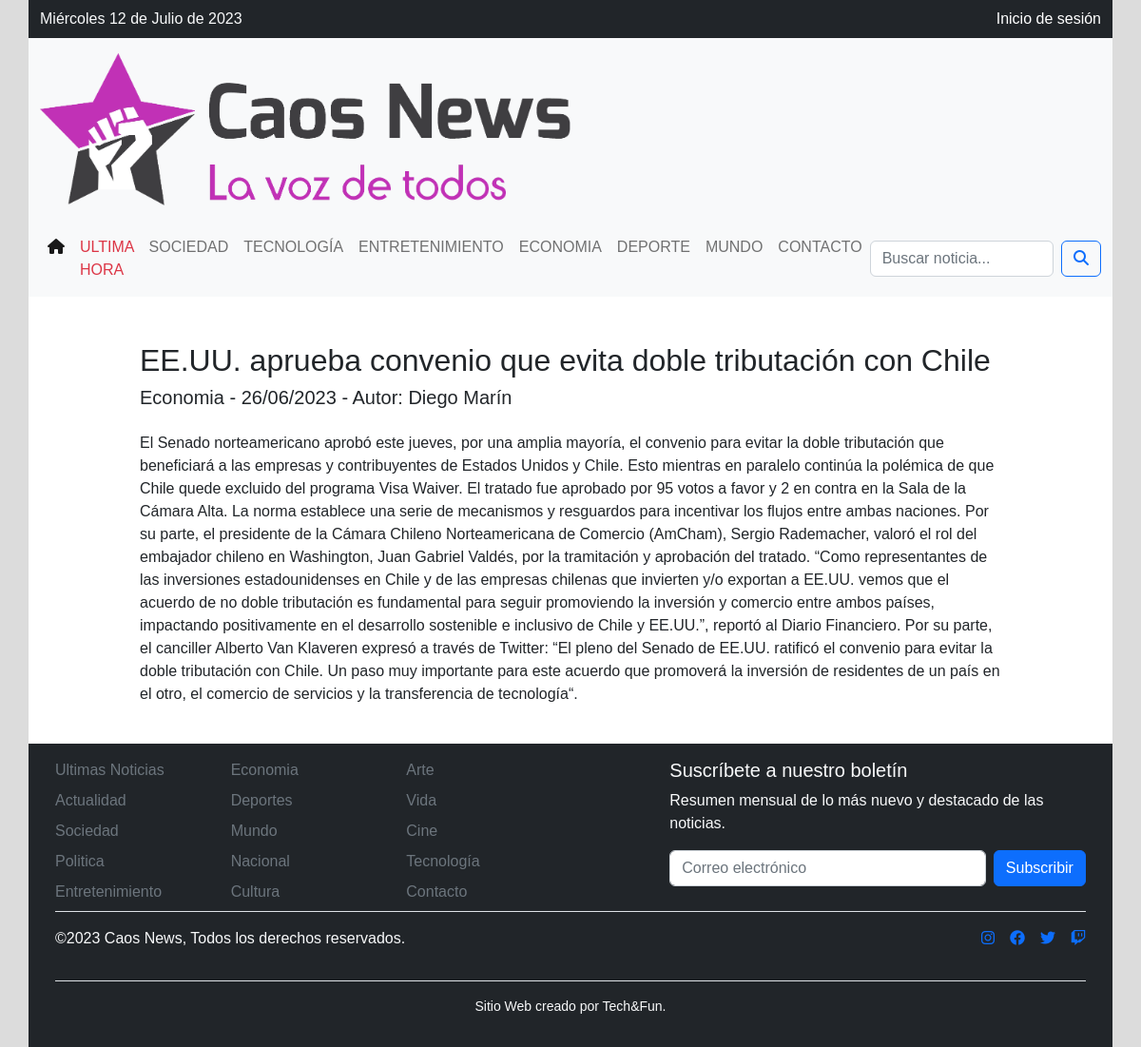
The app's page /noticia/9/, older data.
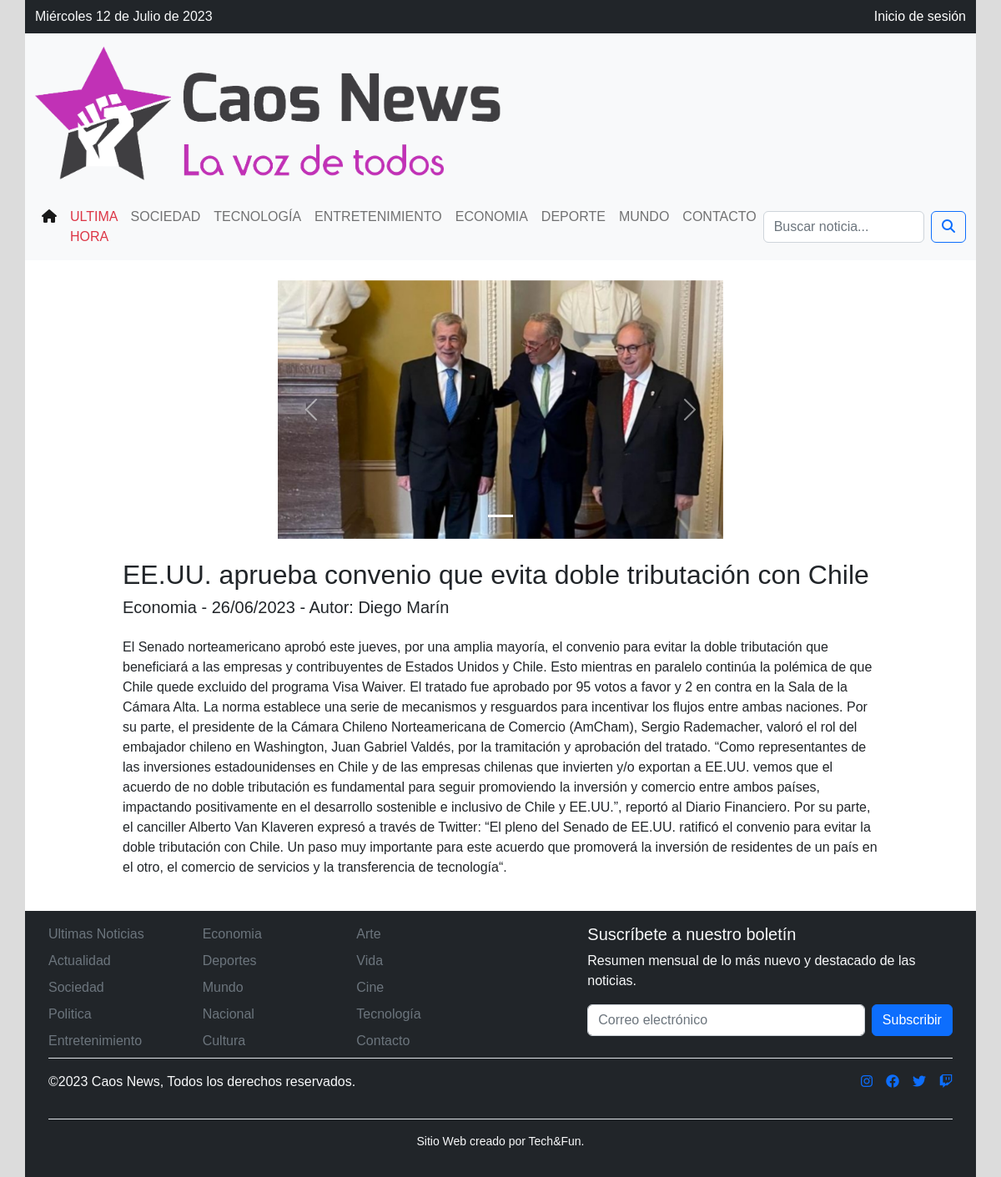
The same page, newer data.
### CaosNewsApp/models.py (models this page shows, shortened)
class ImagenNoticia(models.Model):
    id_imagen = models.AutoField(db_column='id_imagen', primary_key=True)
    noticia = models.ForeignKey(Noticia, on_delete=models.CASCADE, related_name='imagenes')
    imagen = models.ImageField(upload_to=get_image_upload_path, null=True, blank=True)

### CaosNewsApp/views.py (the view)
# urls.py: path('noticia/<int:noticia_id>/', views.mostrar_noticia, name='noticia_detalle'),
def mostrar_noticia(request, noticia_id):
    noticia = get_object_or_404(Noticia, id_noticia=noticia_id)
    imagenes = noticia.imagenes.all()
    context = {
        'noticia': noticia,
        'imagenes': imagenes,
    }
    return render(request, 'detalle_noticia.html', context)

### CaosNewsApp/templates/detalle_noticia.html (shortened to what this page needs)
{% extends './index.html' %}
{% load static %}
{% block body %}
<div class="row">
  <div class="col-md-6 mx-auto">
    <div id="carouselExampleIndicators" class="carousel slide" data-bs-ride="true">
      <div class="carousel-indicators">
        {% for imagen in imagenes %}
        <button type="button" data-bs-target="#carouselExampleIndicators" data-bs-slide-to="{{ forloop.counter0 }}" {% if forloop.first %}class="active" aria-current="true"{% endif %} aria-label="Slide {{ forloop.counter }}"></button>
        {% endfor %}
      </div>
      <div class="carousel-inner">
        {% for imagen in imagenes %}
        <div class="carousel-item {% if forloop.first %}active{% endif %}">
          <img src="{{ imagen.imagen.url }}" class="d-block w-100" alt="Imagen {{ forloop.counter }}">
        </div>
        {% endfor %}
      </div>
      <button class="carousel-control-prev" type="button" data-bs-target="#carouselExampleIndicators" data-bs-slide="prev">
        <span class="carousel-control-prev-icon" aria-hidden="true"></span>
      </button>
      <button class="carousel-control-next" type="button" data-bs-target="#carouselExampleIndicators" data-bs-slide="next">
        <span class="carousel-control-next-icon" aria-hidden="true"></span>
      </button>
    </div>
  </div>
</div>
<div class="row mt-4">
  <div class="col-md-1"></div>
  <div class="col-md-10">
    <h2>{{ noticia.titulo_noticia }}</h2>
  </div>
  <div class="col-md-1"></div>
</div>
<div class="row">
  <div class="col-md-1"></div>
  <div class="col-md-10">
    <h5>{{ noticia.id_categoria.nombre_categoria }} - {{ noticia.fecha_creacion|date:"d/m/Y" }} - Autor: {{ noticia.id_usuario.first_name }} {{ noticia.id_usuario.last_name }}</h5>
  </div>
  <div class="col-md-1"></div>
</div>
<div class="row row-cols-1 row-cols-md-2 g-4 pt-3">
  <div class="col-md-1"></div>
  <div class="col-md-10 h-100">
    <p class="w-100">{{ noticia.cuerpo_noticia }}</p>
  </div>
  <div class="col-md-1"></div>
</div>
{% endblock %}

Row changes from the older to the newer data that the page shows:
added ImagenNoticia: imagen (picture)
